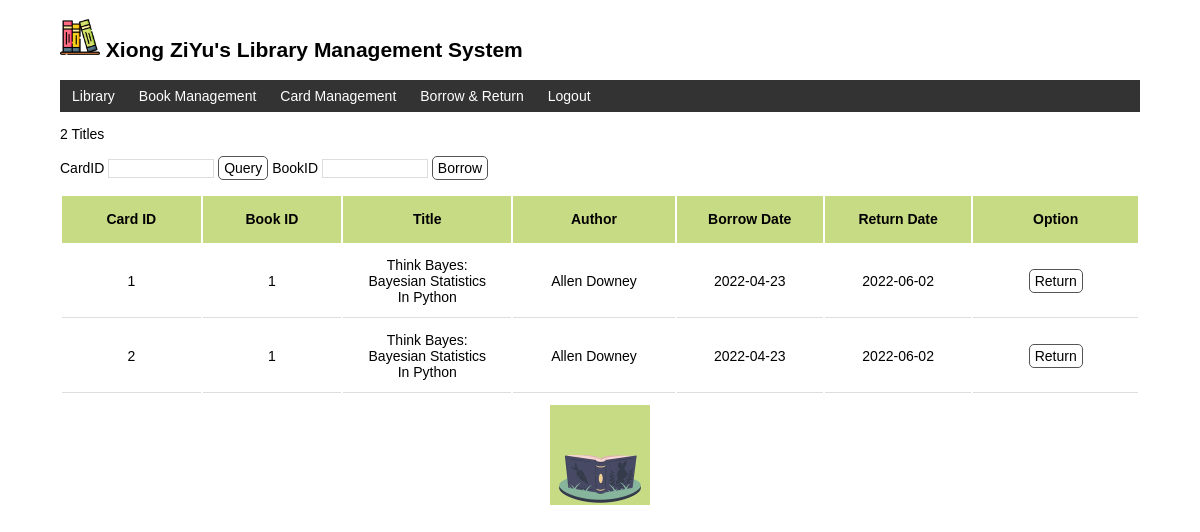
/borrow (signed in), run on the app's committed database.
### libManage/models.py (models this page shows, shortened)
class User(db.Model, UserMixin):
    id = db.Column(db.Integer, primary_key=True)
    name = db.Column(db.String(20))
    username = db.Column(db.String(20))
    password_hash = db.Column(db.String(128))

class Borrow(db.Model):
    card_id = db.Column(db.Integer, db.ForeignKey('card.id'), nullable=False, primary_key=True)
    book_id = db.Column(db.Integer, db.ForeignKey('book.id'), nullable=False, primary_key=True)
    borrow_date = db.Column(db.DateTime, nullable=False)
    return_date = db.Column(db.DateTime, nullable=False)

class Book(db.Model):
    id = db.Column(db.Integer, primary_key=True)
    title = db.Column(db.String(50), nullable=False)
    author = db.Column(db.String(20), nullable=False)
    price = db.Column(db.Float, nullable=False)
    total = db.Column(db.Integer, nullable=False)
    stock = db.Column(db.Integer, nullable=False)
    press = db.Column(db.String(30))
    year = db.Column(db.String(4))
    type = db.Column(db.String(20))

### libManage/views.py (the view, shortened to what this page needs)
@app.route('/borrow', methods=['GET', 'POST'])
@login_required
def borrow():
    borrows = db.session.query(Book.id.label('book_id'),Book.title,\
            Book.author, Borrow.card_id.label('card_id'), Borrow.borrow_date, \
            Borrow.return_date) \
            .join(Borrow, Book.id == Borrow.book_id).all()
    card_id = None
    return render_template('borrow.html', borrows=borrows)

### libManage/__init__.py (called while the page is built)
@login_manager.user_loader
def load_user(user_id):
    from libManage.models import User
    user = User.query.get(int(user_id))
    return user

@app.context_processor
def inject_user():
    from libManage.models import User
    user = User.query.first()
    return dict(user=user)

### libManage/templates/borrow.html
{% extends 'base.html' %}
{% block content %}
<p>{{ borrows|length }} Titles</p>
{% if current_user.is_authenticated %}
<form method="post" >
    CardID <input style="width:100px" type="text" name="cid" autocomplete="off">
    <input class="btn" type="submit" name="query" value="Query">
    BookID <input style="width:100px" type="text" name="bid" autocomplete="off">
    <input class="btn" type="submit" name="borrow" value="Borrow">
</form>
{% endif %}
<ul class="borrow-list">
    <table>
        <thead><th>Card ID</th><th>Book ID</th><th>Title</th><th>Author</th>
            <th>Borrow Date</th><th>Return Date</th><th>Option</th></thead>
        <tbody>
            {% if borrows %}
            {% for borrow in borrows %}
            <tr>
                <td>{{borrow.card_id}}</td>
                <td>{{borrow.book_id}}</td>
                <td>{{borrow.title}}</td>
                <td>{{borrow.author}}</td>
                <td>{{borrow.borrow_date.strftime('%Y-%m-%d')}}</td>
                <td>{{borrow.return_date.strftime('%Y-%m-%d')}}</td>
                <td>
                    <form class="inline-form" method="get" action="{{ url_for('returnBook', book_id=borrow.book_id, card_id=borrow.card_id) }}">
                        <input class="btn" type="submit" name="return" value="Return">
                    </form></td>
            </tr>
            {% endfor %}
            {% endif %}
        </tbody>
    </table>
</ul>
{% endblock %}

### libManage/templates/base.html (shortened to what this page needs)
<!DOCTYPE html>
<html lang="en">
<head>
    {% block head %}
    <link rel="stylesheet" href="{{ url_for('static', filename='style.css') }}" type="text/css">
    {% endblock %}
</head>
<body>
    <h2>
        <img alt="Avatar" class="avatar" src="{{ url_for('static', filename='images/avatar.png') }}">
        {{ user.name }}'s Library Management System
    </h2>
    <nav>
        <ul>
            <li><a href="{{ url_for('index') }}">Library</a></li>
            {% if current_user.is_authenticated %}
            <li><a href="{{ url_for('bookManage') }}">Book Management</a></li>
            <li><a href="{{ url_for('cardManage') }}">Card Management</a></li>
                <li><a href="{{ url_for('borrow') }}">Borrow & Return</a></li>
                <li><a href="{{ url_for('logout') }}">Logout</a></li>
            {% else %}
                <li><a href="{{ url_for('login') }}">Login</a></li>
            {% endif %}
        </ul>
    </nav>
    {% block content %}{% endblock %}
    <img alt="Jumping Rabbit" class="rabbit" src="{{ url_for('static', filename='images/reading.gif') }}" title="jump~jump~jump!">
</body>
</html>

### libManage/static/style.css (style rules this page uses)
body { margin: auto; max-width: 1080px; font-size: 14px; font-family: Helvetica, Arial, sans-serif; }
.avatar { width: 40px; }
thead { background-color: #C7DB84; }
.borrow-list { list-style-type: none; padding: 0; margin-bottom: 10px; }
.borrow-list th { height: 45px; width: -webkit-calc(100%/14); text-align: center; }
.borrow-list td { text-align: center; padding: 12px 24px; border-bottom: 1px solid #ddd; }
.borrow-list tr:last-child { border-bottom:none; }
.rabbit { display: block; margin: 0 auto; height: 100px; }
nav ul { list-style-type: none; margin: 0; padding: 0; overflow: hidden; background-color: #333; }
nav li { float: left; }
nav li a { display: block; color: white; text-align: center; padding: 8px 12px; text-decoration: none; }
input[type=submit] { font-family: inherit; }
input[type=text] { border: 1px solid #ddd; }
.btn { font-size: 14px; padding: 3px 5px; text-decoration: none; cursor: pointer; background-color: white; color: black; border: 1px solid #555555; border-radius: 5px; }
.inline-form { display: inline; }

### data on the page
User: name "Xiong ZiYu"
Borrow: card_id "1", book_id "1", title "Think Bayes: Bayesian Statistics In Python", author "Allen Downey", borrow_date "2022-04-23", return_date "2022-06-02"
Borrow: card_id "2", book_id "1", title "Think Bayes: Bayesian Statistics In Python", author "Allen Downey", borrow_date "2022-04-23", return_date "2022-06-02"

### other printed values
{{ borrows|length }} "2"
